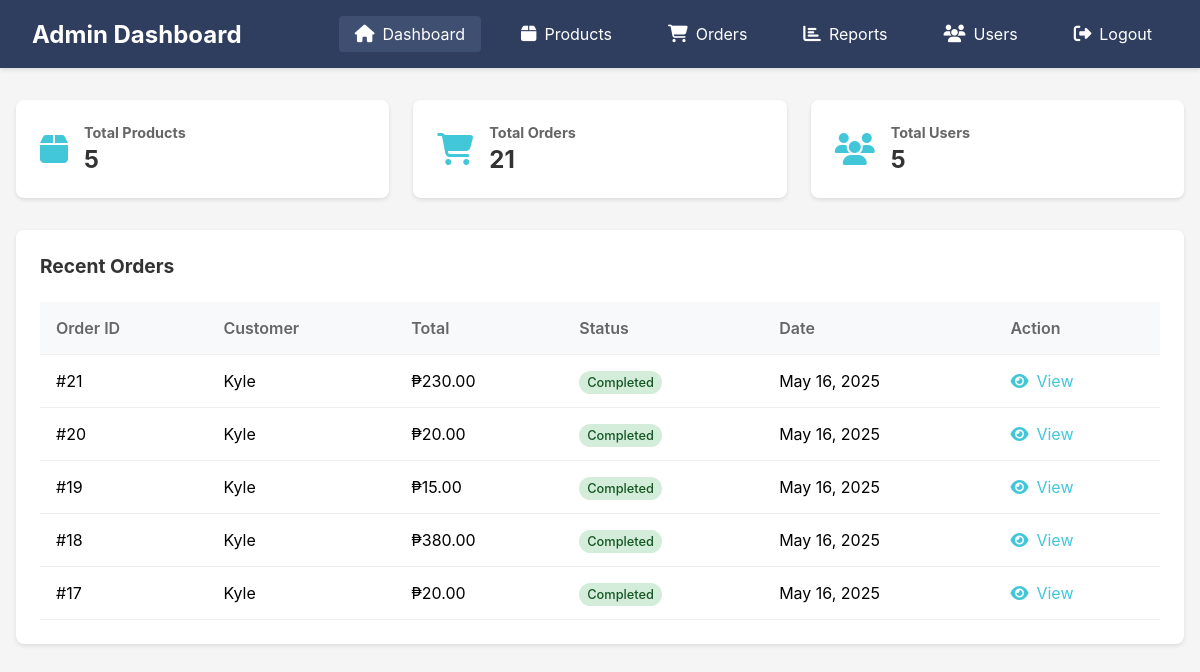
The app's page /EcoT/admin/dashboard.php (signed in) with its own data.
### tables this page shows
CREATE TABLE `orders` (
  `id` int(11) NOT NULL,
  `user_id` int(11) NOT NULL,
  `total_amount` decimal(10,2) NOT NULL,
  `status` enum('pending','processing','completed','cancelled') DEFAULT 'pending',
  `tracking_number` varchar(50) DEFAULT NULL,
  `created_at` timestamp NOT NULL DEFAULT current_timestamp()
);

CREATE TABLE `users` (
  `id` int(11) NOT NULL,
  `name` varchar(255) NOT NULL,
  `email` varchar(255) NOT NULL,
  `password` varchar(255) NOT NULL,
  `role` enum('user','admin') DEFAULT 'user',
  `active` tinyint(1) DEFAULT 1,
  `created_at` timestamp NOT NULL DEFAULT current_timestamp()
);

### EcoT/admin/dashboard.php (the view, shortened to what this page needs)
<?php
require_once '../config/db.php';
$total_products = 0;
$total_orders = 0;
$total_users = 0;
$recent_orders = [];
try {
    $stmt = $conn->query("SELECT COUNT(*) FROM products");
    $total_products = $stmt->fetchColumn();
    $stmt = $conn->query("SELECT COUNT(*) FROM orders");
    $total_orders = $stmt->fetchColumn();
    $stmt = $conn->query("SELECT COUNT(*) FROM users WHERE role = 'user'");
    $total_users = $stmt->fetchColumn();
    $stmt = $conn->query("SELECT o.*, u.name as customer_name
                         FROM orders o
                         JOIN users u ON o.user_id = u.id
                         ORDER BY o.created_at DESC
                         LIMIT 5");
    $recent_orders = $stmt->fetchAll(PDO::FETCH_ASSOC);
} catch (PDOException $e) {
    $_SESSION['error'] = "Error fetching dashboard data: " . $e->getMessage();
}
?>
<!DOCTYPE html>
<html lang="en">
<head>
    <link rel="stylesheet" href="../CSS/admin.css">
    <link rel="stylesheet" href="https://cdnjs.cloudflare.com/ajax/libs/font-awesome/6.5.0/css/all.min.css">
</head>
<body>
<div class="admin-header">
    <div class="admin-title">
        <h1>Admin Dashboard</h1>
    </div>
    <div class="admin-nav">
        <a href="dashboard.php" class="active"><i class="fas fa-home"></i> Dashboard</a>
        <a href="Manage_Products.php"><i class="fas fa-box"></i> Products</a>
        <a href="Orders.php"><i class="fas fa-shopping-cart"></i> Orders</a>
        <a href="reports.php"><i class="fas fa-chart-bar"></i> Reports</a>
        <a href="Manage_Users.php"><i class="fas fa-users"></i> Users</a>
        <a href="../process/logout.php"><i class="fas fa-sign-out-alt"></i> Logout</a>
    </div>
</div>
<div class="dashboard-container">
    <div class="stats-grid">
        <div class="stat-card">
            <i class="fas fa-box"></i>
            <div class="stat-info">
                <h3>Total Products</h3>
                <p><?php echo $total_products; ?></p>
            </div>
        </div>
        <div class="stat-card">
            <i class="fas fa-shopping-cart"></i>
            <div class="stat-info">
                <h3>Total Orders</h3>
                <p><?php echo $total_orders; ?></p>
            </div>
        </div>
        <div class="stat-card">
            <i class="fas fa-users"></i>
            <div class="stat-info">
                <h3>Total Users</h3>
                <p><?php echo $total_users; ?></p>
            </div>
        </div>
    </div>
    <div class="recent-orders">
        <h2>Recent Orders</h2>
        <?php if (empty($recent_orders)): ?>
            <p class="no-data">No orders found.</p>
        <?php else: ?>
            <div class="orders-table">
                <table>
                    <thead>
                        <tr>
                            <th>Order ID</th>
                            <th>Customer</th>
                            <th>Total</th>
                            <th>Status</th>
                            <th>Date</th>
                            <th>Action</th>
                        </tr>
                    </thead>
                    <tbody>
                        <?php foreach ($recent_orders as $order): ?>
                            <tr>
                                <td>#<?php echo $order['id']; ?></td>
                                <td><?php echo htmlspecialchars($order['customer_name']); ?></td>
                                <td>₱<?php echo number_format($order['total_amount'], 2); ?></td>
                                <td>
                                    <span class="status-badge <?php echo strtolower($order['status']); ?>">
                                        <?php echo ucfirst($order['status']); ?>
                                    </span>
                                </td>
                                <td><?php echo date('M d, Y', strtotime($order['created_at'])); ?></td>
                                <td>
                                    <a href="Orders.php?view=<?php echo $order['id']; ?>" class="view-btn">
                                        <i class="fas fa-eye"></i> View
                                    </a>
                                </td>
                            </tr>
                        <?php endforeach; ?>
                    </tbody>
                </table>
            </div>
        <?php endif; ?>
    </div>
</div>
</body>
</html>

### EcoT/CSS/admin.css (style rules this page uses)
body { font-family: 'Inter', sans-serif; background-color: #f5f5f5; margin: 0; padding: 0; }
.admin-header { background-color: #2f3e5e; color: white; padding: 1rem 2rem; display: flex; justify-content: space-between; align-items: center; box-shadow: 0 2px 4px rgba(0,0,0,0.1); }
.admin-title h1 { margin: 0; font-size: 1.5rem; }
.admin-nav { display: flex; gap: 1.5rem; }
.admin-nav a { color: white; text-decoration: none; display: flex; align-items: center; gap: 0.5rem; padding: 0.5rem 1rem; border-radius: 4px; transition: background-color 0.3s; }
.admin-nav a:hover, .admin-nav a.active { background-color: #3f4f72; }
.admin-nav i { font-size: 1.1rem; }
.dashboard-container { max-width: 1200px; margin: 2rem auto; padding: 0 1rem; }
.stats-grid { display: grid; grid-template-columns: repeat(auto-fit, minmax(250px, 1fr)); gap: 1.5rem; margin-bottom: 2rem; }
.stat-card { background: white; padding: 1.5rem; border-radius: 8px; box-shadow: 0 2px 4px rgba(0,0,0,0.1); display: flex; align-items: center; gap: 1rem; }
.stat-card i { font-size: 2rem; color: #42c7d9; }
.stat-info h3 { margin: 0; font-size: 0.9rem; color: #666; }
.stat-info p { margin: 0.25rem 0 0; font-size: 1.5rem; font-weight: bold; color: #333; }
.recent-orders { background: white; padding: 1.5rem; border-radius: 8px; box-shadow: 0 2px 4px rgba(0,0,0,0.1); }
.recent-orders h2 { margin: 0 0 1.5rem; color: #333; font-size: 1.2rem; }
.orders-table { overflow-x: auto; }
table { width: 100%; border-collapse: collapse; }
th, td { padding: 1rem; text-align: left; border-bottom: 1px solid #eee; }
th { font-weight: 600; color: #666; background-color: #f8f9fa; }
.status-badge { padding: 0.25rem 0.75rem; border-radius: 20px; font-size: 0.85rem; font-weight: 500; }
.status-badge.completed { background-color: #d4edda; color: #155724; }
.view-btn { color: #42c7d9; text-decoration: none; display: inline-flex; align-items: center; gap: 0.5rem; }
.status-badge { padding: 4px 8px; border-radius: 12px; font-size: 0.8rem; font-weight: 500; }

### records on screen
orders: id "21", user.name "Kyle", total_amount "230.00", status "Completed", created_at "May 16, 2025"
orders: id "20", user.name "Kyle", total_amount "20.00", status "Completed", created_at "May 16, 2025"
orders: id "19", user.name "Kyle", total_amount "15.00", status "Completed", created_at "May 16, 2025"
orders: id "18", user.name "Kyle", total_amount "380.00", status "Completed", created_at "May 16, 2025"
orders: id "17", user.name "Kyle", total_amount "20.00", status "Completed", created_at "May 16, 2025"

### other values on screen
$total_products "5"
$total_orders "21"
$total_users "5"
